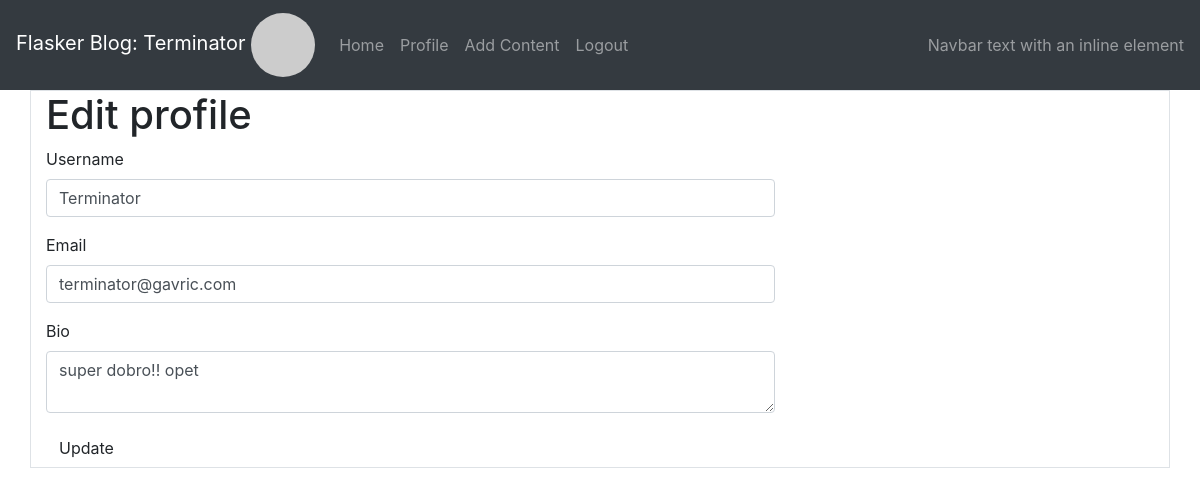
The page /edit_profile (signed in) on the database its author committed.
### app/models.py (models this page shows, shortened)
class User(UserMixin, db.Model):
    id = db.Column(db.Integer, primary_key=True)
    username = db.Column(db.String(64), index=True, unique=True)
    email = db.Column(db.String(120), index=True, unique=True)
    password_hash = db.Column(db.String(128))
    about_me = db.Column(db.String(140))
    last_seen = db.Column(db.DateTime, default=datetime.utcnow)
    post = db.relationship("Post", backref="author", lazy="dynamic")
    def avatar(self, size):
        digest = md5(self.email.lower().encode("utf-8")).hexdigest()
        return f"https://www.gravatar.com/avatar/{digest}?d=identicon&r=x&s={size}"

### app/main/routes.py (the view)
@bp.route("/edit_profile", methods=["GET", "POST"])
@login_required
def edit_profile():
    form = EditProfileForm()
    if form.validate_on_submit():
        current_user.username = form.username.data
        current_user.email = form.email.data
        current_user.about_me = form.about_me.data
        db.session.commit()
        flash("Update successful")
        return redirect(url_for("main.edit_profile"))
    elif request.method == "GET":
        form.username.data = current_user.username
        form.email.data = current_user.email
        form.about_me.data = current_user.about_me
    return render_template("edit_profile.html", title="Edit Profile", form=form)

### app/main/forms.py (shortened to what this page needs)
class EditProfileForm(FlaskForm):
    username = StringField("Username", validators=[DataRequired()])
    email = StringField("Email", validators=[DataRequired(), Email()])
    about_me = TextAreaField("Bio", validators=[Length(min=0, max=200)])
    submit = SubmitField("Update")

### app/main/routes.py (called while the page is built)
@bp.before_request
def before_request():
    if current_user.is_authenticated:
        current_user.last_seen = datetime.utcnow()
        db.session.commit()

### app/models.py (called while the page is built)
@login.user_loader
def load_user(id):
    return User.query.get(int(id))

### app/templates/edit_profile.html
{% extends 'base.html' %}
{% import 'bootstrap/wtf.html' as wtf %}
{% block app_content %}
<div class="col-md-8">
    <h1>Edit profile</h1>
    <div>
        {{ wtf.quick_form(form) }}
    </div>
</div>
{% endblock app_content %}

### app/templates/base.html (shortened to what this page needs)
{% extends 'bootstrap/base.html' %}
{% block head %}
    <link rel="stylesheet" href="https://stackpath.bootstrapcdn.com/bootstrap/4.4.1/css/bootstrap.min.css">
    <link href="https://cdn.jsdelivr.net/npm/summernote@0.8.18/dist/summernote-bs4.min.css" rel="stylesheet">
    <link rel="stylesheet" href="{{url_for('static', filename='style.css')}}">
{% endblock %}
{% block navbar %}
    <nav class="navbar sticky-top navbar-expand-lg navbar-dark bg-dark">
        <a class="navbar-brand" href="{{ url_for('main.user', username=current_user.username) }}">Flasker Blog: {{ current_user.username }}
            {% if current_user.is_anonymous %}
            <img style="max-height: 64px; max-width: 64px;" class="rounded-circle" src="{{ url_for('static', filename='profile-pic-dummy.png') }}">
            {% else %}
            <img style="max-height: 64px; max-width: 64px;" class="rounded-circle" src="{{ current_user.avatar(64) }}">
            {% endif %}
        </a>
        <div class="collapse navbar-collapse" id="navbarText">
            <ul class="navbar-nav mr-auto">
                <li class="nav-item {% if request.endpoint == 'main.index' %}active{% endif %}">
                    <a class="nav-link" href="{{ url_for('main.index') }}">Home</a>
                </li>
                {% if current_user.is_anonymous %}
                <li class="nav-item{% if request.endpoint == 'auth.login' %} active{% endif %}">
                    <a class="nav-link" href="{{ url_for('auth.login') }}">Login</a>
                </li>
                <li class="nav-item{% if request.endpoint == 'auth.register' %} active{% endif %}">
                    <a class="nav-link" href="{{ url_for('auth.register') }}">Create an account</a>
                </li>
                {% else %}
                <li class="nav-item{% if request.endpoint == 'main.user' %} active{% endif %}">
                    <a class="nav-link" href="{{ url_for('main.user', username=current_user.username) }}">Profile</a>
                </li>
                <li class="nav-item{% if request.endpoint == 'content.postit' %} active{% endif %}">
                    <a class="nav-link" href="{{ url_for('content.postit') }}">Add Content</a>
                </li>
                <li class="nav-item{% if request.endpoint == 'auth.logout' %} active{% endif %}">
                    <a class="nav-link" href="{{ url_for('auth.logout') }}">Logout</a>
                </li>
                {% endif %}
            </ul>
            <span class="navbar-text">
                Navbar text with an inline element
            </span>
        </div>
    </nav>
{% endblock %}
{% block content %}
    <div class="container-lg border">
        <div class="row">
        {% block app_content %} {% endblock app_content %}
        </div>
    </div>
{% endblock %}

### app/static/style.css (style rules this page uses)
img { width:100%; height:100%; object-position: right; object-fit:cover }

### rows shown on the page
User: username "Terminator", email "terminator@gavric.com", about_me "super dobro!! opet"
